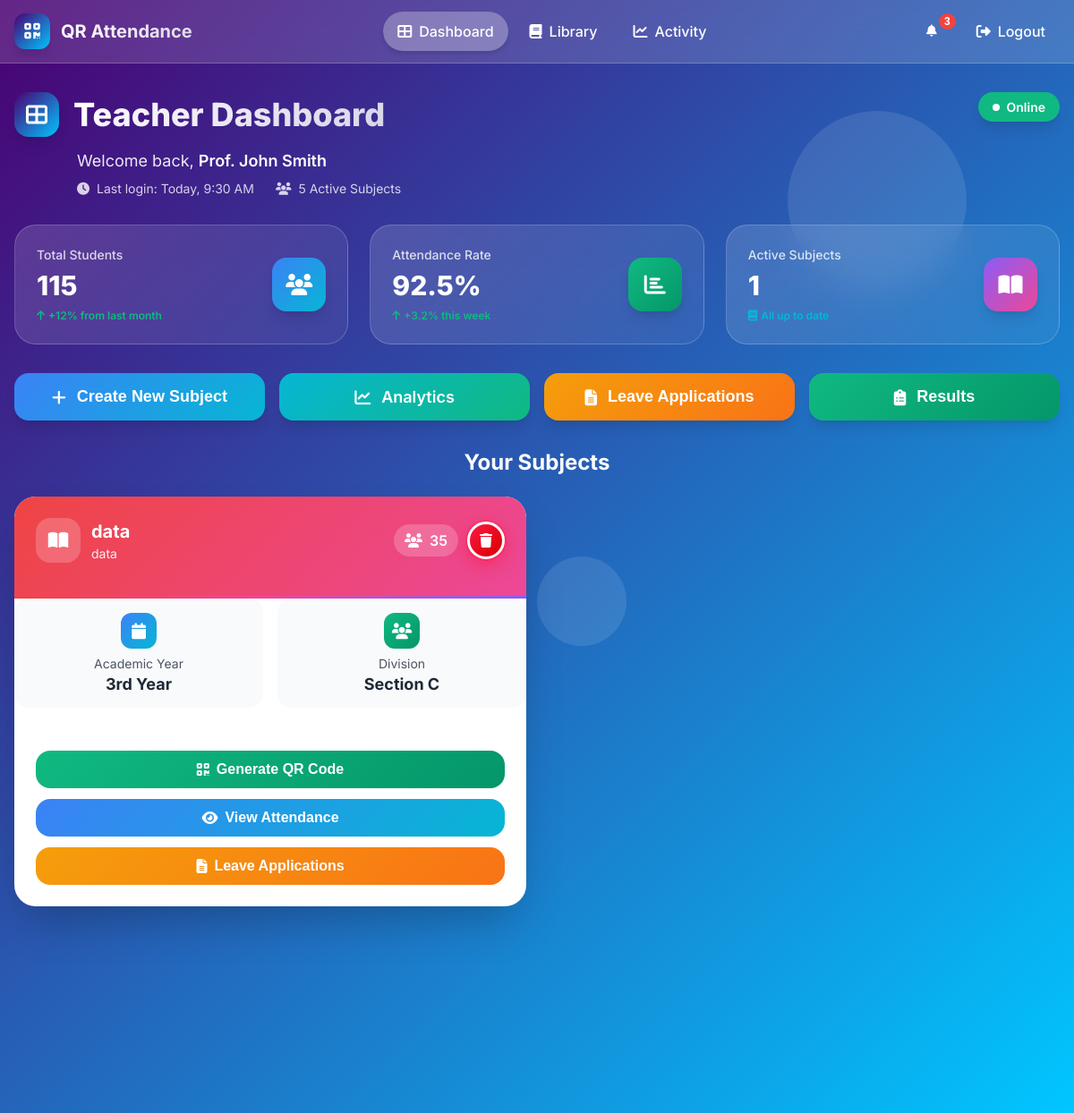
The app's page /teacher_dashboard (signed in) with its own data.
### tables this page shows
CREATE TABLE teachers (
            id INTEGER PRIMARY KEY AUTOINCREMENT,
            teacher_id TEXT UNIQUE NOT NULL,
            name TEXT NOT NULL,
            subject TEXT,
            user_id INTEGER,
            FOREIGN KEY (user_id) REFERENCES users (id)
        );

CREATE TABLE subjects (
            id INTEGER PRIMARY KEY AUTOINCREMENT,
            name TEXT NOT NULL,
            code TEXT,
            academic_year TEXT NOT NULL,
            division TEXT NOT NULL,
            credits INTEGER DEFAULT 3,
            description TEXT,
            semester TEXT,
            department TEXT,
            teacher_id INTEGER NOT NULL,
            created_at TIMESTAMP DEFAULT CURRENT_TIMESTAMP,
            FOREIGN KEY (teacher_id) REFERENCES users (id)
        );

### app.py (the view)
@app.route('/teacher_dashboard')
@login_required
def teacher_dashboard():
    if session.get('role') != 'teacher':
        flash('Access denied. Teacher login required.')
        return redirect(url_for('login'))
    conn = get_db_connection()
    teacher = conn.execute('SELECT name FROM teachers WHERE user_id = ?', (session['user_id'],)).fetchone()
    subjects = conn.execute('''
        SELECT * FROM subjects WHERE teacher_id = ? ORDER BY created_at DESC
    ''', (session['user_id'],)).fetchall()
    conn.close()
    if not teacher:
        flash('Teacher profile not found.')
        return redirect(url_for('login'))
    return render_template('teacher_dashboard.html', teacher_name=teacher['name'], subjects=subjects)

### app.py (called while the page is built)
def get_db_connection():
    database_url = os.getenv('DATABASE_URL', 'sqlite:///attendance.db')
    if database_url.startswith('postgresql'):
        import psycopg2
        from psycopg2.extras import RealDictCursor
        conn = psycopg2.connect(database_url, cursor_factory=RealDictCursor)
        return conn
    else:
        import sqlite3
        conn = sqlite3.connect('attendance.db')
        conn.row_factory = sqlite3.Row
        return conn

def login_required(f):
    from functools import wraps
    @wraps(f)
    def decorated_function(*args, **kwargs):
        if 'user_id' not in session:
            return redirect(url_for('login'))
        return f(*args, **kwargs)
    return decorated_function

### templates/teacher_dashboard.html (shortened to what this page needs)
<!DOCTYPE html>
<html lang="en">
<head>
    <link href="https://cdnjs.cloudflare.com/ajax/libs/font-awesome/6.4.0/css/all.min.css" rel="stylesheet">
</head>
<body>
    <div class="background">
        <div class="bg-gradient"></div>
        <div class="floating-shapes">
            <div class="shape shape-1"></div>
            <div class="shape shape-3"></div>
        </div>
    </div>
    <header class="header">
        <div class="container">
            <div class="header-content">
                <div class="logo">
                    <div class="logo-icon">
                        <i class="fas fa-qrcode"></i>
                    </div>
                    <span class="logo-text">QR Attendance</span>
                </div>
                <nav class="nav">
                    <a href="/teacher_dashboard" class="nav-link active">
                        <i class="fas fa-th-large"></i>
                        <span>Dashboard</span>
                    </a>
                    <a href="/library" class="nav-link">
                        <i class="fas fa-book"></i>
                        <span>Library</span>
                    </a>
                    <a href="/activity" class="nav-link">
                        <i class="fas fa-chart-line"></i>
                        <span>Activity</span>
                    </a>
                </nav>
                <div class="header-actions">
                    <button class="notification-btn">
                        <i class="fas fa-bell"></i>
                        <span class="notification-badge">3</span>
                    </button>
                    <a href="/logout" class="logout-btn">
                        <i class="fas fa-sign-out-alt"></i>
                        <span>Logout</span>
                    </a>
                </div>
            </div>
        </div>
    </header>
    <main class="main">
        <div class="container">
            <div class="dashboard-header">
                <div class="header-left">
                    <div class="dashboard-title">
                        <div class="title-icon">
                            <i class="fas fa-th-large"></i>
                        </div>
                        <h1>Teacher Dashboard</h1>
                    </div>
                    <div class="welcome-section">
                        <p class="welcome-text">
                            Welcome back, <span class="teacher-name">{{ teacher_name or 'Sanket Patil' }}</span>
                        </p>
                        <div class="teacher-stats">
                            <div class="stat-item">
                                <i class="fas fa-clock"></i>
                                <span>Last login: Today, 9:30 AM</span>
                            </div>
                            <div class="stat-item">
                                <i class="fas fa-users"></i>
                                <span>5 Active Subjects</span>
                            </div>
                        </div>
                    </div>
                </div>
                <div class="header-right">
                    <div class="status-indicator">
                        <div class="status-dot"></div>
                        <span>Online</span>
                    </div>
                </div>
            </div>
            <div class="stats-grid">
                <div class="stat-card fade-in">
                    <div class="stat-content">
                        <div class="stat-info">
                            <h3>Total Students</h3>
                            <div class="stat-value">115</div>
                            <div class="stat-trend positive">
                                <i class="fas fa-arrow-up"></i>
                                <span>+12% from last month</span>
                            </div>
                        </div>
                        <div class="stat-icon students">
                            <i class="fas fa-users"></i>
                        </div>
                    </div>
                </div>
                <div class="stat-card fade-in">
                    <div class="stat-content">
                        <div class="stat-info">
                            <h3>Attendance Rate</h3>
                            <div class="stat-value">92.5%</div>
                            <div class="stat-trend positive">
                                <i class="fas fa-arrow-up"></i>
                                <span>+3.2% this week</span>
                            </div>
                        </div>
                        <div class="stat-icon attendance">
                            <i class="fas fa-chart-bar"></i>
                        </div>
                    </div>
                </div>
                <div class="stat-card fade-in">
                    <div class="stat-content">
                        <div class="stat-info">
                            <h3>Active Subjects</h3>
                            <div class="stat-value" id="activeSubjectsCount">{{ subjects|length }}</div>
                            <div class="stat-trend neutral">
                                <i class="fas fa-book"></i>
                                <span>All up to date</span>
                            </div>
                        </div>
                        <div class="stat-icon subjects">
                            <i class="fas fa-book-open"></i>
                        </div>
                    </div>
                </div>
            </div>
            <div class="action-buttons">
                <button class="action-btn create-subject" onclick="openCreateSubjectModal()">
                    <i class="fas fa-plus"></i>
                    <span>Create New Subject</span>
                </button>
                <a href="/analytics" class="action-btn analytics">
                    <i class="fas fa-chart-line"></i>
                    <span>Analytics</span>
                </a>
                <button class="action-btn leave-applications" onclick="openLeaveApplicationsModal()">
                    <i class="fas fa-file-alt"></i>
                    <span>Leave Applications</span>
                </button>
                <button class="action-btn results" onclick="openResultsModal()">
                    <i class="fas fa-clipboard-list"></i>
                    <span>Results</span>
                </button>
            </div>
            <div class="subjects-section">
                <h2 class="section-title">Your Subjects</h2>
                <div class="subjects-grid">
                    {% if subjects %}
                        {% for subject in subjects %}
                        <div class="subject-card fade-in">
                            <div class="subject-header">
                                <div class="subject-info">
                                    <div class="subject-title">
                                        <div class="subject-icon">
                                            <i class="fas fa-book-open"></i>
                                        </div>
                                        <div class="subject-details">
                                            <h3>{{ subject.name }}</h3>
                                            <p>{{ subject.description or 'No description' }}</p>
                                        </div>
                                    </div>
                                    <div style="display: flex; align-items: center; gap: 10px;">
                                        <div class="student-count">
                                            <i class="fas fa-users"></i>
                                            <span>35</span>
                                        </div>
                                        <button class="delete-icon" onclick="deleteSubject({{ subject.id }}, '{{ subject.name }}')" title="Delete Subject">
                                            <i class="fas fa-trash"></i>
                                        </button>
                                    </div>
                                </div>
                            </div>
                            <div class="subject-meta">
                                <div class="meta-item">
                                    <div class="meta-icon academic">
                                        <i class="fas fa-calendar"></i>
                                    </div>
                                    <div class="meta-label">Academic Year</div>
                                    <div class="meta-value">{{ subject.academic_year }}</div>
                                </div>
                                <div class="meta-item">
                                    <div class="meta-icon division">
                                        <i class="fas fa-users"></i>
                                    </div>
                                    <div class="meta-label">Division</div>
                                    <div class="meta-value">{{ subject.division }}</div>
                                </div>
                            </div>
                            <div class="subject-actions">
                                <button class="subject-btn qr" onclick="openQRModal('{{ subject.name }}', {{ subject.id }})">
                                    <i class="fas fa-qrcode"></i>
                                    Generate QR Code
                                </button>
                                <button class="subject-btn attendance" onclick="openAttendanceModal({{ subject.id }}, '{{ subject.name }}')">
                                    <i class="fas fa-eye"></i>
                                    View Attendance
                                </button>
                                <button class="subject-btn leave" onclick="openSubjectLeaveModal({{ subject.id }}, '{{ subject.name }}')">
                                    <i class="fas fa-file-alt"></i>
                                    Leave Applications
                                </button>
                            </div>
                        </div>
                        {% endfor %}
                    {% endif %}
                </div>
            </div>
        </div>
    </main>
</body>
</html>

### records on screen
teachers: name "Prof. John Smith"
subjects: name "data", description "data", academic_year "3rd Year", division "Section C"

### other values on screen
{{ subjects|length }} "1"
